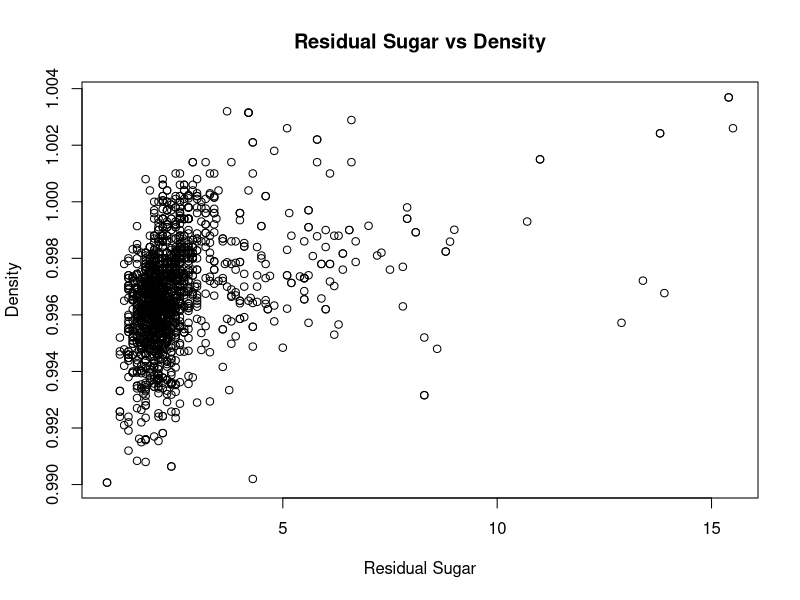
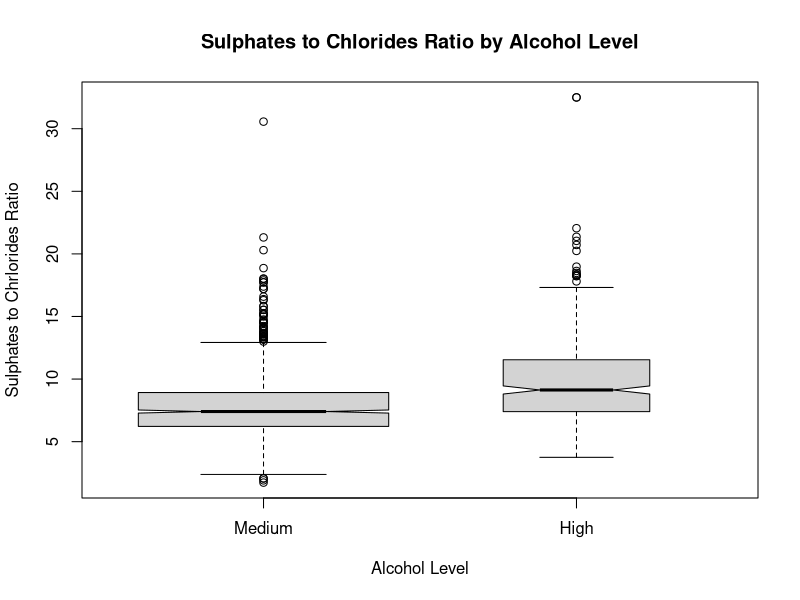
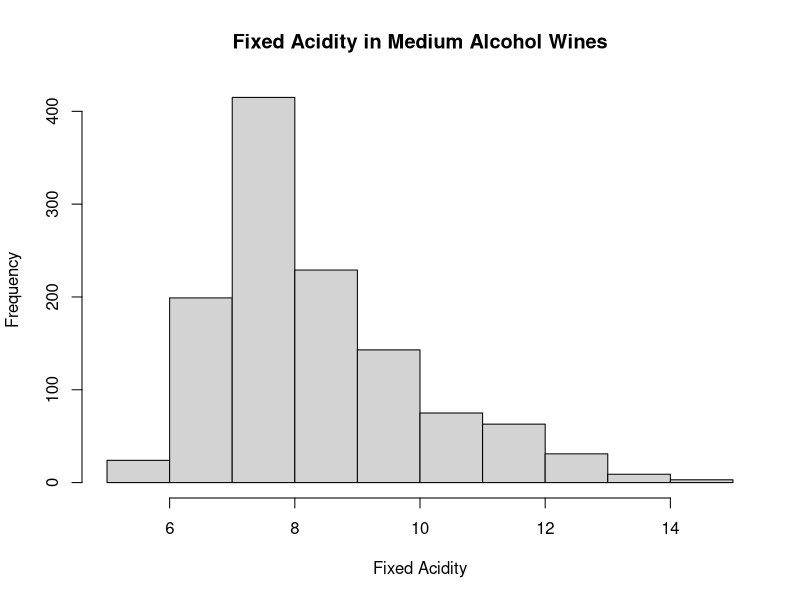
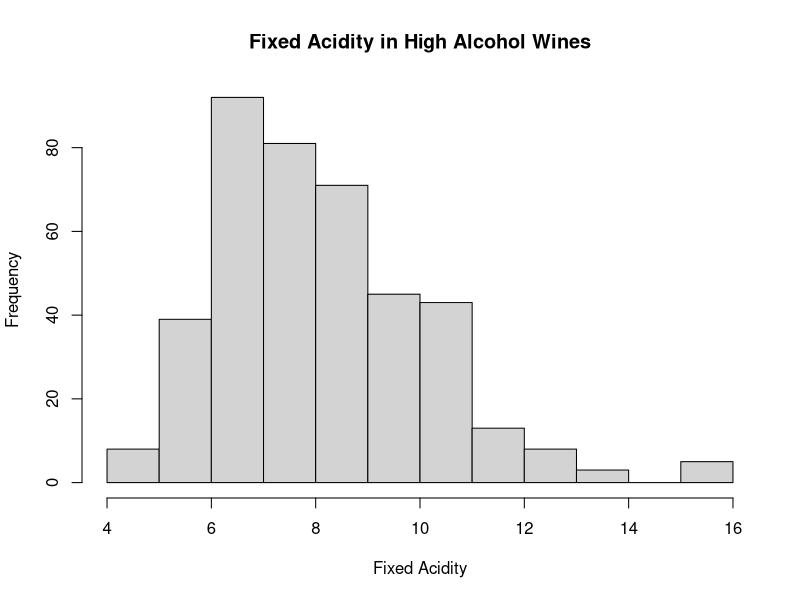
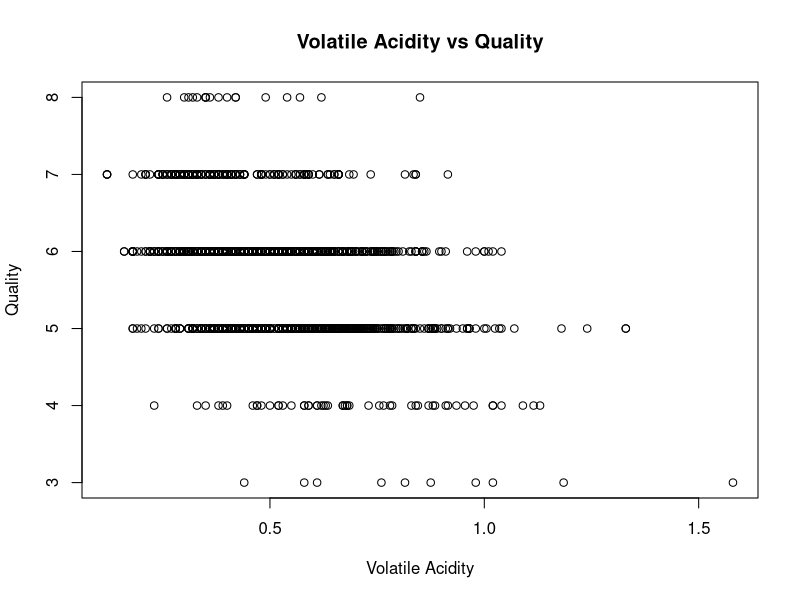
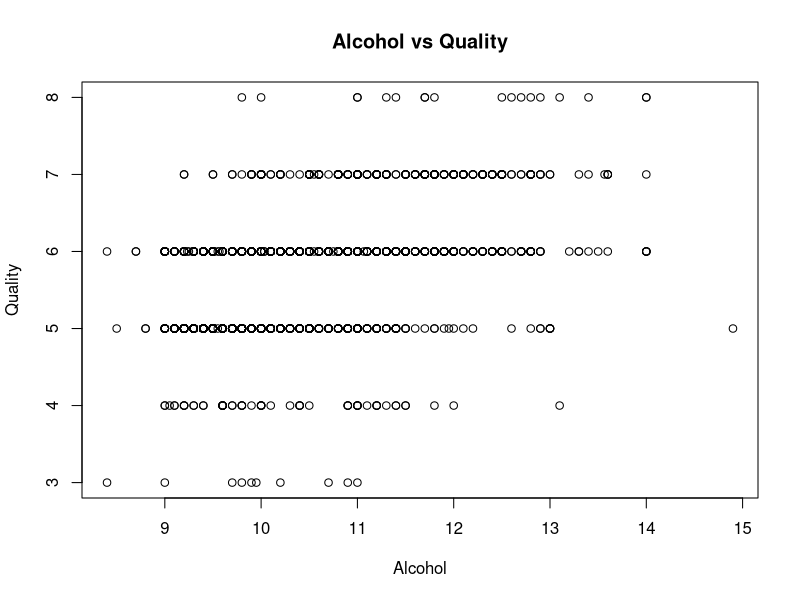
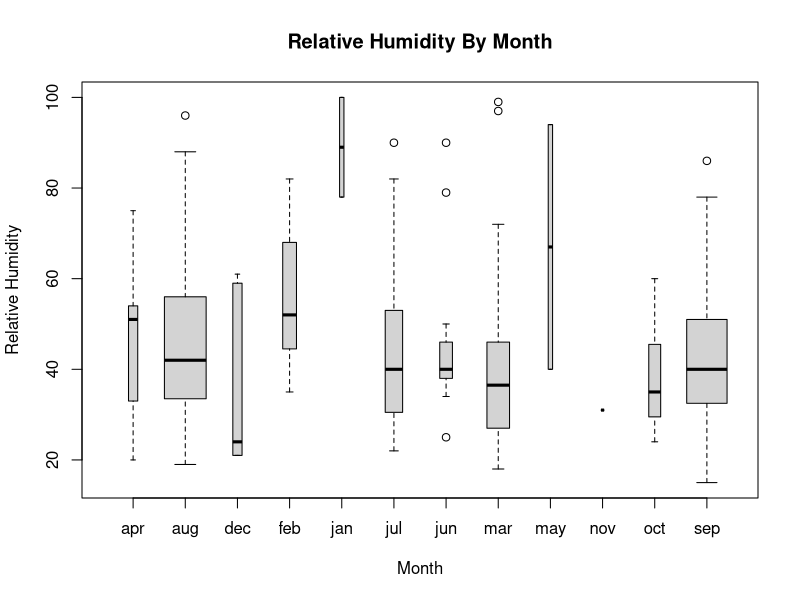
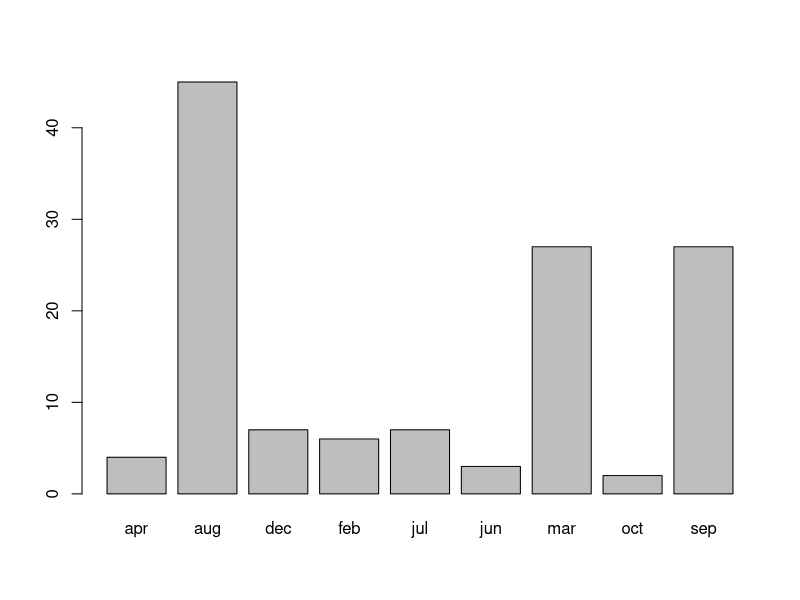

Write the R code that produced these figures, in order.
## ---- chunk 1
redwine <- read.csv("winequality-red.csv")
## ---- chunk 2
print(paste("Mean quality: ", round(mean(redwine$quality), 2)))
print(paste("Median alcohol: ", round(median(redwine$alcohol), 2)))
## ---- chunk 3
plot(redwine$residual_sugar, redwine$density, xlab = "Residual Sugar", ylab = "Density", main = "Residual Sugar vs Density")
## ---- chunk 4
ALevel <- cut(redwine$alcohol, labels = c("Medium", "High"), breaks = c(0, 11, 100), include.lowest = TRUE)
redwine = cbind(redwine, ALevel)
## ---- chunk 5
sulphates_chlorides_ratio = redwine$sulphates/redwine$chlorides
redwine = cbind(redwine, sulphates_chlorides_ratio)
## ---- chunk 6
boxplot(redwine$sulphates_chlorides_ratio ~ redwine$ALevel, xlab = "Alcohol Level", ylab = "Sulphates to Chrlorides Ratio", main = "Sulphates to Chlorides Ratio by Alcohol Level", varwidth = TRUE, notch = TRUE)
## ---- chunk 7
table(redwine$ALevel)
## ---- chunk 8
Medium_Wines <- subset(redwine, subset = ALevel == "Medium")
hist(Medium_Wines$fixed_acidity, xlab = "Fixed Acidity", main = "Fixed Acidity in Medium Alcohol Wines")


High_Wines <- subset(redwine, subset = ALevel == "High")
hist(High_Wines$fixed_acidity, xlab = "Fixed Acidity", main = "Fixed Acidity in High Alcohol Wines")
## ---- chunk 9
round(cor(subset(redwine, select = -c(ALevel))), 2)
plot(redwine$volatile_acidity, redwine$quality, xlab = "Volatile Acidity", ylab = "Quality", main = "Volatile Acidity vs Quality")
plot(redwine$alcohol, redwine$quality, xlab = "Alcohol", ylab = "Quality", main = "Alcohol vs Quality")
## ---- chunk 10
forestfires <- read.csv("forestfires.csv")
suppressWarnings(forestfires$DC <- as.numeric(forestfires$DC))
## ---- chunk 11
quantitative_subset = subset(forestfires, select = -c(X.1, X.2, month, day))

suppressWarnings(round(sapply(quantitative_subset, function(x) c("Range" = (max(x, na.rm = TRUE) - min(x, na.rm = TRUE)), "Mean" = mean(x, na.rm = TRUE), "Standard Deviation" = sd(x, na.rm = TRUE)))), 2)

table(forestfires$month)
## ---- chunk 12
boxplot(forestfires$RH ~ forestfires$month, xlab = "Month", ylab = "Relative Humidity", main = "Relative Humidity By Month", varwidth = TRUE)
## ---- chunk 13
barplot(table(forestfires[forestfires$wind > 4.9, ]$month))
## ---- chunk 14
correlation_subset = subset(forestfires, select = c(FFMC, DMC, DC, ISI, temp, RH, wind, rain, area))
round(cor(correlation_subset, method = "pearson", use="complete.obs"), 2)

plot(forestfires$FFMC, forestfires$ISI, xlab = "Initial Spread Index", ylab = "Fine Fuel Moisture Code", main = "Initial Spread Index vs Fine Fuel Moisture Code")

plot(forestfires$temp, forestfires$DC, xlab = "Temperature", ylab = "Drought Code", main = "Temperature vs Drought Code")
